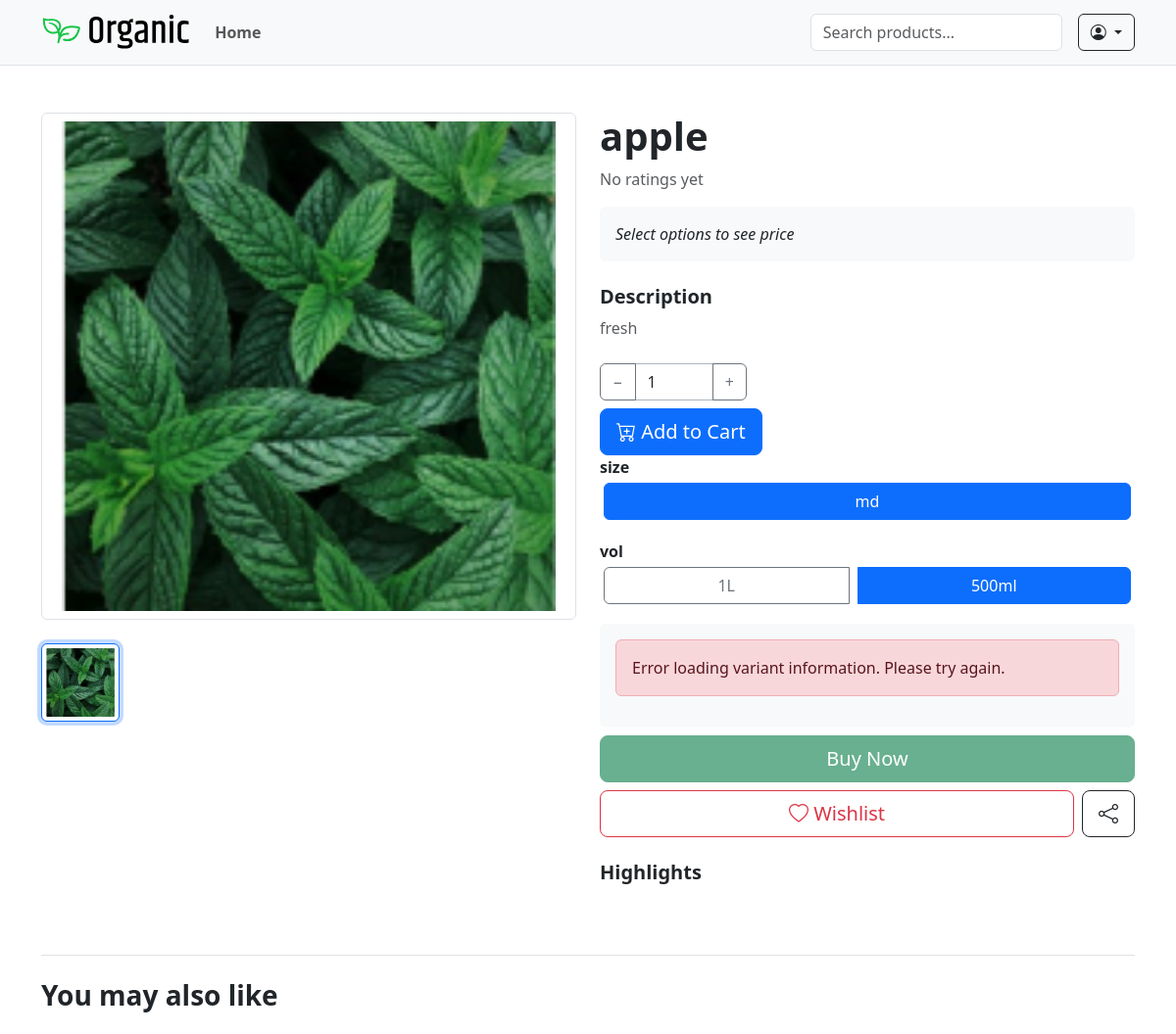
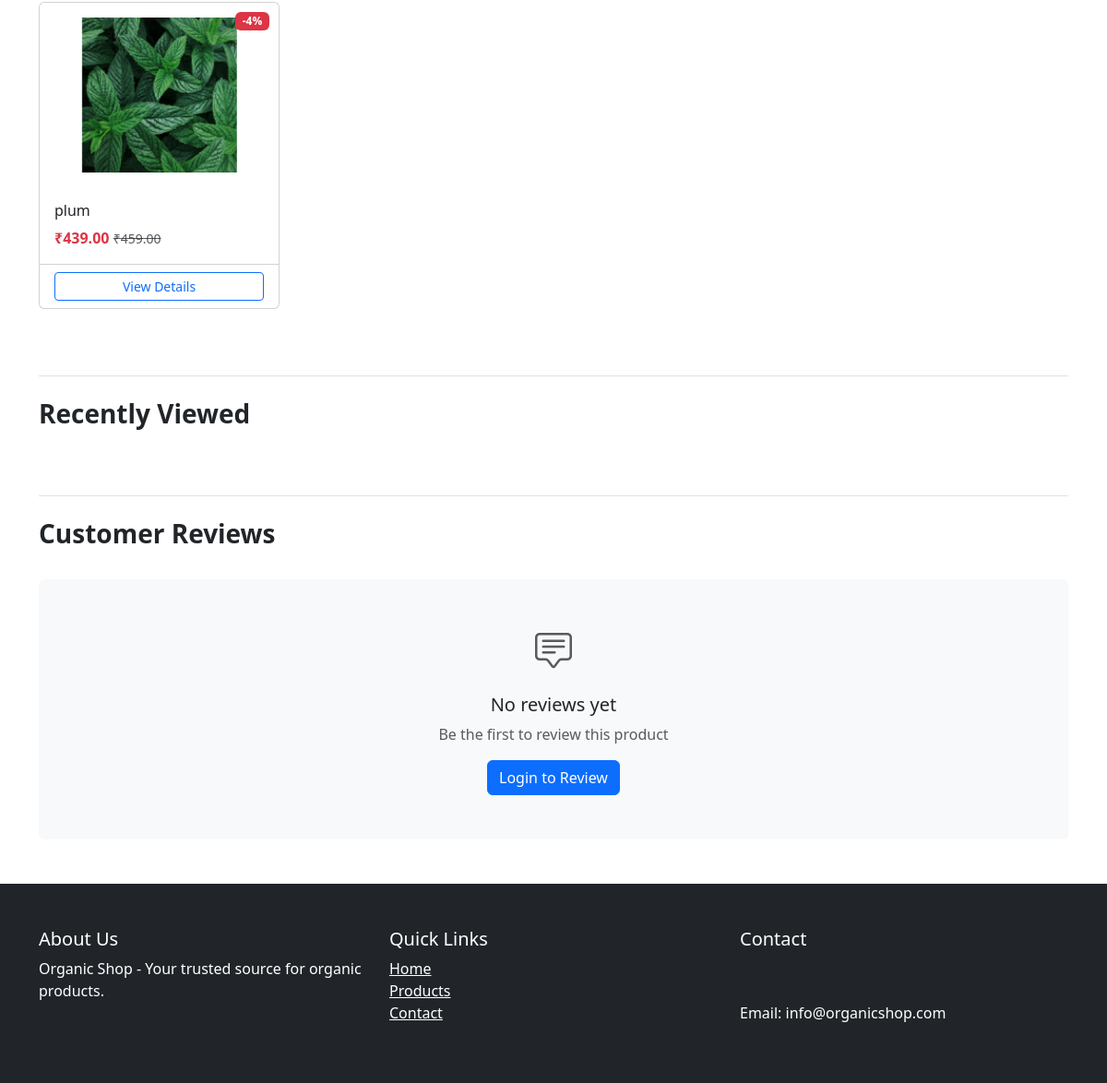
Screenshot of /product/apple/ with the database file from the repository (2 pictures, top to bottom).
### shop/models.py (models this page shows, shortened)
class Product(models.Model):
    category = models.ForeignKey(Category, on_delete=models.CASCADE, related_name='products')
    name = models.CharField(max_length=255)
    slug = models.SlugField(unique=True)
    description = models.TextField()
    price = models.DecimalField(max_digits=10, decimal_places=2)
    discount_price = models.DecimalField(max_digits=10, decimal_places=2, null=True, blank=True)
    image = models.ImageField(upload_to='products/')
    is_featured = models.BooleanField(default=False)
    sold_count = models.PositiveIntegerField(default=0)
    created_at = models.DateTimeField(auto_now_add=True)
    views = models.PositiveIntegerField(default=0)
    available = models.BooleanField(default=True)
    stock = models.PositiveIntegerField(default=0)
    @property
    def has_variants(self):
        return self.variants.exists()
    @property
    def get_discount_percentage(self):
        if self.discount_price:
            return int(100 - (self.discount_price / self.price * 100))
        return 0

class VariantOption(models.Model):
    name = models.CharField(max_length=50)

class VariantValue(models.Model):
    option = models.ForeignKey(VariantOption, on_delete=models.CASCADE)
    value = models.CharField(max_length=100)

class ProductVariant(models.Model):
    product = models.ForeignKey(Product, on_delete=models.CASCADE, related_name='variants')
    values = models.ManyToManyField(VariantValue)
    price = models.DecimalField(max_digits=10, decimal_places=2)
    discount_price = models.DecimalField(max_digits=10, decimal_places=2, null=True, blank=True)
    stock = models.IntegerField()
    sku = models.CharField(max_length=50, unique=True, blank=True)
    image = models.ImageField(upload_to='variants/', null=True, blank=True)
    sold_count = models.IntegerField(default=0)
    @property
    def get_discount_percentage(self):
        if self.discount_price:
            return int(100 - (self.discount_price / self.price * 100))
        return 0

### shop/views.py (the view)
# urls.py: path('product/<slug:slug>/', views.product_detail, name='product_detail'),
def product_detail(request, slug):
    product = get_object_or_404(Product, slug=slug, available=True)
    default_variant = product.variants.order_by('-stock').first()
    product.views += 1
    product.save()
    cart_product_form = CartAddProductForm()
    similar_products = Product.objects.filter(category=product.category).exclude(id=product.id)[:4]
    similar_variants = []
    for sp in similar_products:
        variant = sp.variants.order_by('-stock').first()
        if variant:
            similar_variants.append(variant)
    reviews = product.reviews.all().order_by('-created_at')
    average_rating = reviews.aggregate(Avg('rating'))['rating__avg']
    recently_viewed_variant_ids = request.session.get('recently_viewed_variants', [])
    if default_variant and default_variant.id in recently_viewed_variant_ids:
        recently_viewed_variant_ids.remove(default_variant.id)
    if default_variant:
        recently_viewed_variant_ids.insert(0, default_variant.id)
    request.session['recently_viewed_variants'] = recently_viewed_variant_ids[:5]
    recently_viewed_queryset = ProductVariant.objects.filter(id__in=recently_viewed_variant_ids).exclude(id=default_variant.id)
    recently_viewed = sorted(
        recently_viewed_queryset,
        key=lambda x: recently_viewed_variant_ids.index(x.id)
    )
    review_form = None
    if request.method == 'POST' and request.user.is_authenticated:
        review_form = ReviewForm(request.POST)
        if review_form.is_valid():
            review = review_form.save(commit=False)
            review.user = request.user
            review.product = product
            review.save()
            return redirect('shop:product_detail', slug=slug)
    else:
        review_form = ReviewForm()
    all_variants = ProductVariant.objects.filter(product=product).prefetch_related('values__option')
    option_map = {}
    for variant in all_variants:
        for value in variant.values.all():
            option_name = value.option.name
            if option_name not in option_map:
                option_map[option_name] = set()
            option_map[option_name].add(value.value)
    for key in option_map:
        option_map[key] = sorted(option_map[key])
    variant_data = []
    for variant in all_variants:
        variant_data.append({
            'values': [v.value.lower() for v in variant.values.all()],
            'stock': variant.stock
        })
    context = {
        'product': product,
        'cart_product_form': cart_product_form,
        'similar_variants': similar_variants,           # pass variant objects here
        'reviews': reviews,
        'average_rating': average_rating,
        'review_form': review_form,
        'recently_viewed_variants': recently_viewed,   # pass variant objects here
        'variant_options': option_map,
        'all_variants': all_variants,
        'variant_data_json': json.dumps(variant_data),
        'default_variant': default_variant,
    }
    return render(request, 'shop/product_detail.html', context)

### shop/forms.py
class CartAddProductForm(forms.Form):
    quantity = forms.IntegerField(
        min_value=1,
        max_value=20,
        widget=forms.NumberInput(attrs={
            'class': 'form-control border-dark-subtle input-number quantity',
            'value': '1'
        })
    )
    update = forms.BooleanField(
        required=False,
        initial=False,
        widget=forms.HiddenInput
    )

class ReviewForm(forms.ModelForm):
    class Meta:
        model = Review
        fields = ['rating', 'comment']
        widgets = {
            'rating': forms.Select(choices=[(i, f"{i} Star") for i in range(1, 6)]),
            'comment': forms.Textarea(attrs={'rows': 3}),
        }

### shop/templates/shop/product_detail.html (shortened to what this page needs)
{% extends 'shop/base.html' %}
{% load static %}
{% block content %}
<div class="container py-5">
    <div class="row">
        <div class="col-md-6">
            <div class="main-image mb-4 border rounded p-2">
                <img id="main-product-image" src="{{ product.image.url }}" class="img-fluid w-100" alt="{{ product.name }}"
                     style="cursor: zoom-in; max-height: 500px; object-fit: contain;">
            </div>
            <div class="thumbnail-gallery d-flex flex-wrap gap-2">
                <img src="{{ product.image.url }}" class="img-thumbnail thumbnail-item active"
                     style="width: 80px; height: 80px; object-fit: cover; cursor: pointer;"
                     onclick="changeMainImage(this)" alt="{{ product.name }}">
            </div>
        </div>
        <div class="col-md-6">
            <div class="product-header mb-3">
                <h1 class="fw-bold">{{ product.name }}</h1>
                <div class="d-flex align-items-center">
                    {% if average_rating %}
                        <div class="rating me-3">
                            <span class="stars text-warning">
                                {% for i in "12345" %}
                                    {% if forloop.counter <= average_rating|floatformat:0 %}
                                        ★
                                    {% else %}
                                        ☆
                                    {% endif %}
                                {% endfor %}
                            </span>
                            <span class="ms-1">{{ average_rating|floatformat:1 }} ({{ reviews.count }} reviews)</span>
                        </div>
                    {% else %}
                        <span class="text-muted">No ratings yet</span>
                    {% endif %}
                </div>
            </div>
<div class="price-section mb-4 p-3 bg-light rounded" id="price-display">
    <div id="price-output">
        {% if product.has_variants %}
            <em>Select options to see price</em>
        {% endif %}
    </div>
</div>
            <div class="description mb-4">
                <h5 class="fw-bold">Description</h5>
                <p class="text-muted">{{ product.description }}</p>
            </div>
            <div class="action-buttons mb-4">
                <form action="{% url 'shop:cart_add' product.id %}" method="post" class="d-inline-block me-2">
                    <div class="input-group mb-2" style="width: 150px;">
                        <button class="btn btn-outline-secondary" type="button" onclick="decrementQuantity()">−</button>
                        {{ cart_product_form.quantity }}
                        <button class="btn btn-outline-secondary" type="button" onclick="incrementQuantity()">+</button>
                    </div>
                    {% if product.stock > 0 %}
                        <button type="submit" class="btn btn-primary btn-lg w-100">
                            <i class="bi bi-cart-plus"></i> Add to Cart
                        </button>
                    {% else %}
                        <button type="button" class="btn btn-secondary btn-lg w-100" disabled>
                            Out of Stock
                        </button>
                    {% endif %}
                </form>
                    <div id="variant-options">
                    {% for option, values in variant_options.items %}
                        <div class="mb-3">
                        <label class="fw-bold">{{ option }}</label>
                        <div class="btn-group d-flex flex-wrap" role="group" data-option="{{ option }}">
                            {% for value in values %}
                            <button type="button" class="btn btn-outline-secondary variant-btn m-1"
                                    data-option="{{ option }}" data-value="{{ value }}">
                                {{ value }}
                            </button>
                            {% endfor %}
                        </div>
                        </div>
                    {% endfor %}
                    </div>
                    <div id="variant-info" class="mt-3 p-3 bg-light rounded text-muted">
                    </div>
                {% if product.stock > 0 %}
                <form id="buyNowForm" action="{% url 'accounts:direct_checkout' product.id %}" method="POST" class="mt-2">
                    <button type="submit" class="btn btn-success w-100 btn-lg">Buy Now</button>
                </form>
                {% endif %}
                <div class="d-flex gap-2 mt-2">
                <form action="{% url 'accounts:add_to_wishlist' product.id %}" method="post" class="flex-grow-1">
                    <button type="submit" class="btn btn-outline-danger btn-lg w-100">
                        <i class="bi bi-heart"></i> Wishlist
                    </button>
                </form>
                <button class="btn btn-outline-dark btn-lg" onclick="toggleShareIcons()">
                    <i class="bi bi-share"></i>
                </button>
            </div>
            </div>
            <div class="highlights mb-4">
                <h5 class="fw-bold">Highlights</h5>
            </div>
        </div>
    </div>
            <div class="similar-products mt-5 pt-4 border-top">
                <h3 class="mb-4 fw-bold">You may also like</h3>
                <div class="row">
                    {% for variant in similar_variants %}
                    <div class="col-6 col-md-3 mb-4">
                        <div class="card h-100 product-card">
                            {% if variant.discount_price %}
                            <span class="badge bg-danger position-absolute" style="top: 10px; right: 10px;">
                                -{{ variant.get_discount_percentage }}%
                            </span>
                            {% endif %}
                            <img src="{% if variant.image %}{{ variant.image.url }}{% else %}{{ variant.product.image.url }}{% endif %}"
                            class="card-img-top p-3"
                            alt="{{ variant.product.name }}"
                            style="height: 200px; object-fit: contain;">
                            <div class="card-body">
                                <h6 class="card-title">{{ variant.product.name|truncatechars:40 }}</h6>
                                <div class="price">
                                    {% if variant.discount_price %}
                                    <span class="text-danger fw-bold">₹{{ variant.discount_price }}</span>
                                    <small class="text-decoration-line-through text-muted">₹{{ variant.price }}</small>
                                    {% else %}
                                    <span class="fw-bold">₹{{ variant.price }}</span>
                                    {% endif %}
                                </div>
                            </div>
                            <div class="card-footer bg-transparent">
                                <a href="{% url 'shop:product_detail' variant.product.slug %}" class="btn btn-outline-primary btn-sm w-100">View Details</a>
                            </div>
                        </div>
                    </div>
                    {% endfor %}
                </div>
            </div>
            <div class="recently-viewed mt-5 pt-4 border-top">
                <h3 class="mb-4 fw-bold">Recently Viewed</h3>
            </div>
    <div class="reviews mt-5 pt-4 border-top">
        <div class="d-flex justify-content-between align-items-center mb-4">
            <h3 class="fw-bold">Customer Reviews</h3>
        </div>
        {% if reviews %}
            <div class="row mb-5">
                <div class="col-md-4">
                    <div class="card p-3 text-center">
                        <h2 class="display-4 fw-bold text-warning">{{ average_rating|floatformat:1 }}</h2>
                        <div class="stars mb-2">
                            {% for i in "12345" %}
                                {% if forloop.counter <= average_rating|floatformat:0 %}
                                    ★
                                {% else %}
                                    ☆
                                {% endif %}
                            {% endfor %}
                        </div>
                        <p class="text-muted">{{ reviews.count }} reviews</p>
                    </div>
                </div>
                <div class="col-md-8">
                </div>
            </div>
            <div class="review-list">
                {% for review in reviews %}
                    <div class="card mb-3">
                        <div class="card-body">
                            <div class="d-flex justify-content-between mb-2">
                                <div>
                                    <strong>{{ review.user.username }}</strong>
                                    <span class="text-warning ms-2">
                                        {% for i in "12345" %}
                                            {% if forloop.counter <= review.rating %}★{% else %}☆{% endif %}
                                        {% endfor %}
                                    </span>
                                </div>
                                <small class="text-muted">{{ review.created_at|date:"M d, Y" }}</small>
                            </div>
                            <p class="mb-0">{{ review.comment }}</p>
                        </div>
                    </div>
                {% endfor %}
            </div>
        {% else %}
            <div class="text-center py-5 bg-light rounded">
                <i class="bi bi-chat-square-text fs-1 text-muted"></i>
                <h5 class="mt-3">No reviews yet</h5>
                <p class="text-muted">Be the first to review this product</p>
                {% if not user.is_authenticated %}
                    <a href="{% url 'accounts:login' %}?next={{ request.path }}" class="btn btn-primary">
                        Login to Review
                    </a>
                {% endif %}
            </div>
        {% endif %}
    </div>
</div>
{% endblock %}

### shop/static/css/style.css (style rules this page uses)
.product-card { transition: transform 0.3s; }
.price .text-danger { font-weight: bold; }

### shop/templates/shop/product_detail.html (style rules this page uses)
.variant-btn.active { border-color: #0d6efd; background-color: #0d6efd; color: #fff; }
.thumbnail-item.active { border-color: #0d6efd; box-shadow: 0 0 0 0.25rem rgba(13, 110, 253, 0.25); }

### rows the page displays
Product: image (picture), name "apple", description "fresh"
VariantOption: variant_options "size"
VariantValue: values "md"
VariantOption: variant_options "vol"
VariantValue: values "1L"
VariantValue: values "500ml"
ProductVariant: get_discount_percentage "4", product.image (picture), product.name "plum", discount_price "439.00", price "459.00"
